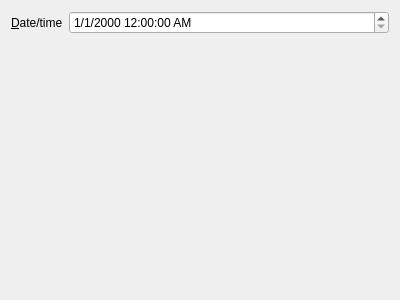
<?xml version="1.0" encoding="UTF-8"?>
<ui version="4.0">
 <class>TESTWIDGETUI_C</class>
 <widget class="QWidget" name="TESTWIDGETUI_C">
  <property name="geometry">
   <rect>
    <x>0</x>
    <y>0</y>
    <width>400</width>
    <height>300</height>
   </rect>
  </property>
  <property name="windowTitle">
   <string>Form</string>
  </property>
  <layout class="QFormLayout" name="formLayout">
   <property name="fieldGrowthPolicy">
    <enum>QFormLayout::AllNonFixedFieldsGrow</enum>
   </property>
   <item row="0" column="0">
    <widget class="QLabel" name="m_pDateTimeLabel">
     <property name="text">
      <string>&amp;Date/time</string>
     </property>
     <property name="buddy">
      <cstring>m_pDateTimeEdit</cstring>
     </property>
    </widget>
   </item>
   <item row="0" column="1">
    <widget class="QDateTimeEdit" name="m_pDateTimeEdit">
     <property name="displayFormat">
      <string>M/d/yyyy h:mm:ss AP</string>
     </property>
    </widget>
   </item>
  </layout>
 </widget>
 <resources/>
 <connections/>
</ui>
